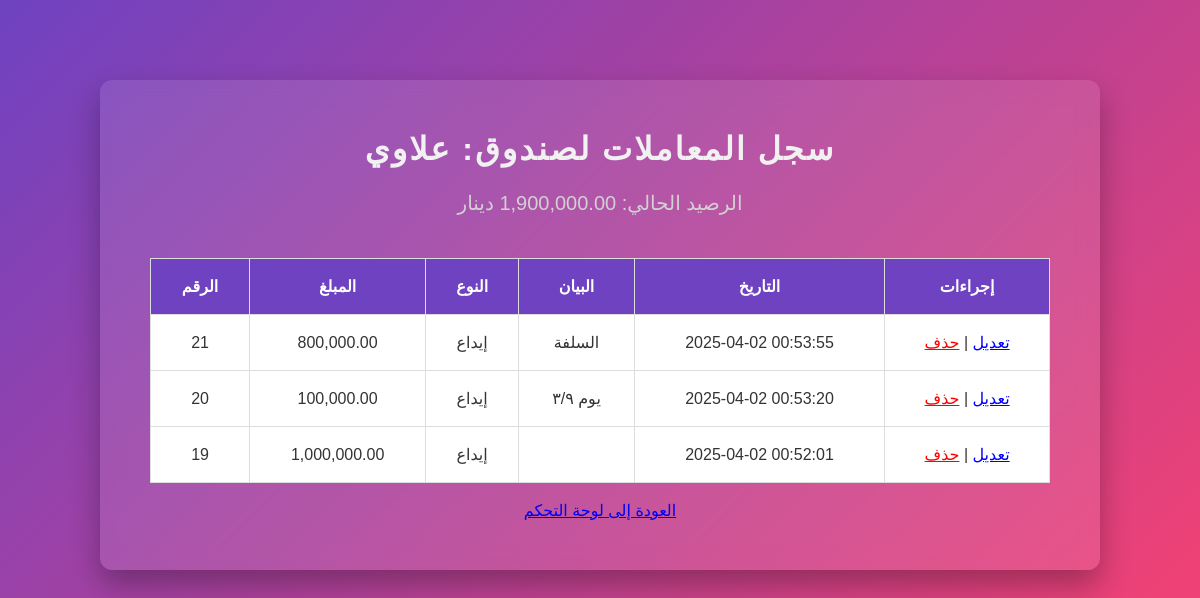
The app's page /view_transactions.php?fund_id=5 (signed in) with its own data.
### tables this page shows
CREATE TABLE `funds` (
  `id` int(11) NOT NULL,
  `name` varchar(100) NOT NULL,
  `balance` decimal(15,2) NOT NULL DEFAULT 0.00,
  `user_id` int(11) NOT NULL
);

CREATE TABLE `transactions` (
  `id` int(11) NOT NULL,
  `fund_id` int(11) NOT NULL,
  `type` enum('deposit','withdraw') NOT NULL,
  `amount` decimal(15,2) NOT NULL,
  `created_at` timestamp NOT NULL DEFAULT current_timestamp(),
  `description` text DEFAULT NULL,
  `user_id` int(11) NOT NULL
);

### view_transactions.php (the view, shortened to what this page needs)
<?php
include 'db.php';
$fund_id = intval($_GET['fund_id']);
$result = $conn->query("SELECT * FROM funds WHERE id = $fund_id");
$fund = $result->fetch_assoc();
$transactions = $conn->query("SELECT * FROM transactions WHERE fund_id = $fund_id ORDER BY created_at DESC");
?>
<!DOCTYPE html>
<html lang="ar">
<head>
    <link rel="stylesheet" href="styles.css">
</head>
<body>
    <div class="container">
        <h2>سجل المعاملات لصندوق: <?php echo htmlspecialchars($fund['name']); ?></h2>
        <p>الرصيد الحالي: <?php echo number_format($fund['balance'], 2); ?> دينار</p>
        <table>
<tr>
    <th>الرقم</th>
    <th>المبلغ</th>
    <th>النوع</th>
    <th>البيان</th>
    <th>التاريخ</th>
    <th>إجراءات</th>
</tr>
<?php while ($row = $transactions->fetch_assoc()): ?>
    <tr>
        <td><?php echo $row['id']; ?></td>
        <td><?php echo number_format($row['amount'], 2); ?></td>
        <td><?php echo ($row['type'] == 'deposit') ? 'إيداع' : 'سحب'; ?></td>
        <td><?php echo htmlspecialchars($row['description']); ?></td>
        <td><?php echo $row['created_at']; ?></td>
        <td>
            <a href="edit_transaction.php?transaction_id=<?php echo $row['id']; ?>&fund_id=<?php echo $fund_id; ?>"
               style="color: blue;">تعديل</a> |
            <a href="delete_transaction.php?transaction_id=<?php echo $row['id']; ?>&fund_id=<?php echo $fund_id; ?>"
               onclick="return confirm('هل أنت متأكد من حذف هذه العملية؟');"
               style="color: red;">حذف</a>
        </td>
    </tr>
<?php endwhile; ?>
        </table>
        <br>
        <a href="dashboard.php">العودة إلى لوحة التحكم</a>
    </div>
</body>
</html>

### styles.css (style rules this page uses)
body, h1, h2, h3, h4, h5, h6, p, ul, ol, li, a, table, th, td, input, select, button, textarea { margin: 0; padding: 0; box-sizing: border-box; }
body { font-family: 'Arial', sans-serif; background: linear-gradient(135deg, #6f42c1, #ff416c); color: #fff; text-align: center; padding: 20px; min-height: 100vh; display: flex; flex-direction: column; align-items: center; justify-content: flex-start; font-weight: 300; }
.container { background: rgba(255, 255, 255, 0.1); padding: 50px; border-radius: 12px; box-shadow: 0 15px 30px rgba(0, 0, 0, 0.3); width: 100%; max-width: 900px; text-align: center; margin-top: 60px; backdrop-filter: blur(10px); }
h2 { font-size: 32px; margin-bottom: 20px; color: #f1f1f1; letter-spacing: 2px; }
p { font-size: 20px; margin-bottom: 30px; color: #d1d1d1; line-height: 1.5; }
table { width: 100%; border-collapse: collapse; margin-top: 40px; }
table, th, td { border: 1px solid #ddd; }
th, td { padding: 18px; text-align: center; font-size: 16px; }
th { background-color: #6f42c1; color: white; font-weight: bold; }
td { background-color: #fff; color: #333; }

### records on screen
funds: name "علاوي"
transactions: id "21", amount "800,000.00", type "إيداع", description "السلفة", created_at "2025-04-02 00:53:55"
transactions: id "20", amount "100,000.00", type "إيداع", description "يوم ٣/٩", created_at "2025-04-02 00:53:20"
transactions: id "19", amount "1,000,000.00", type "إيداع", created_at "2025-04-02 00:52:01"
